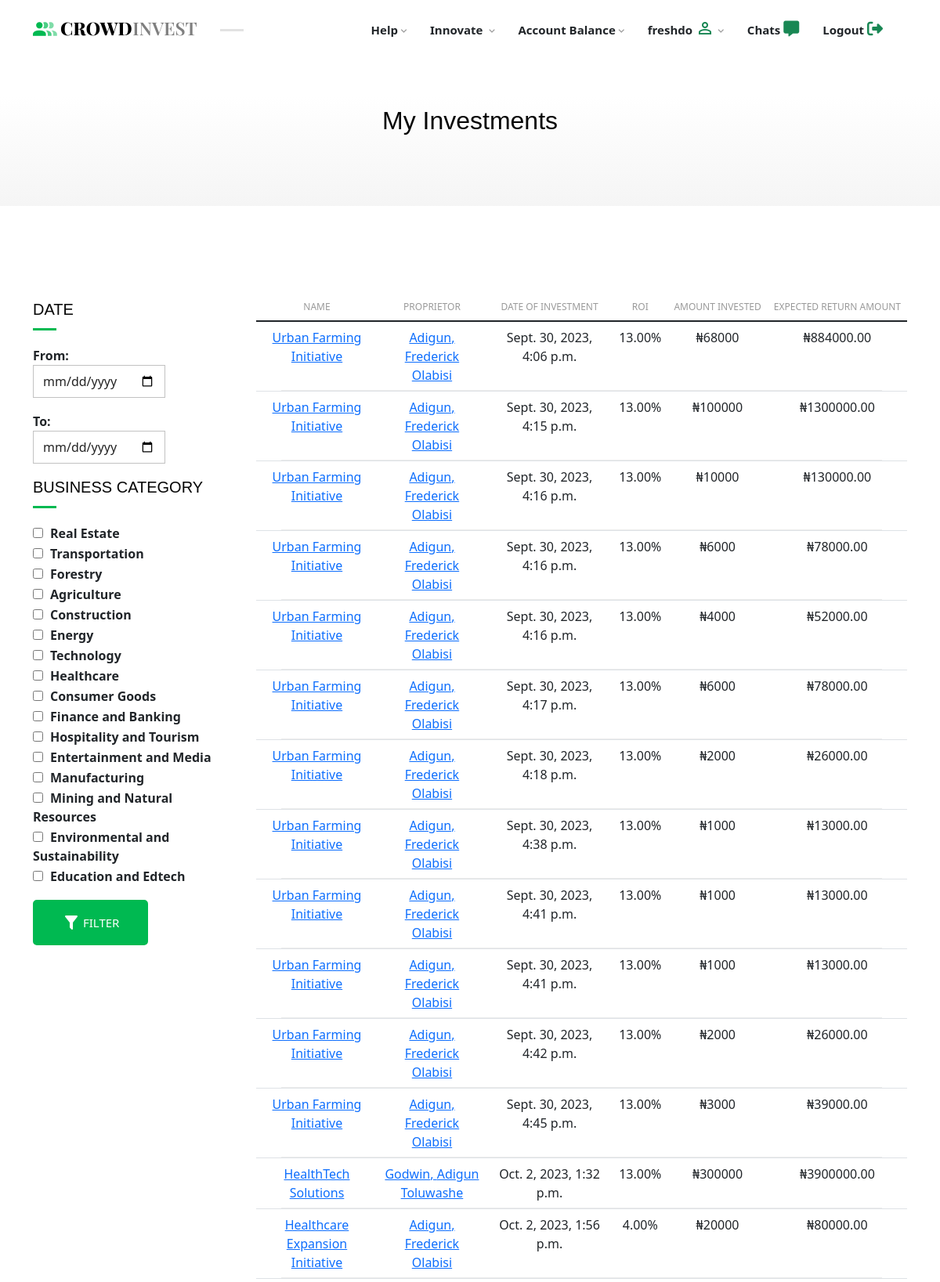
Screenshot of /my-investments/ (signed in, upper part) with the database file from the repository.
### accounts/models.py (models this page shows, shortened)
class BaseUser(AbstractBaseUser, PermissionsMixin):
    last_name =                     models.CharField(max_length=256, null=True, blank=True)
    first_name =                    models.CharField(max_length=256, null=True, blank=True)
    middle_name =                   models.CharField(max_length=256, null=True, blank=True)
    username =                      models.CharField(max_length=256, unique=True, blank=True)
    date_of_birth =                 models.DateField(null=True, blank=True)
    email =                         models.EmailField(max_length=128, unique=True, blank=True)
    job_title =                     models.CharField(max_length=100, null=True, blank=True)
    bio =                           models.CharField(max_length=100, null=True, blank=True)
    about_me =                      models.TextField(null=True, blank=True, max_length=2000)
    pfp =                           models.ImageField(upload_to=upload_location_pfp, blank=True, null=True, default='pfps/default_profile_image.jpg')
    nin =                           models.CharField(null=True, blank=True, max_length=254)
    city =                          models.CharField(max_length=128, blank=True, null=True)
    state =                         models.CharField(max_length=128, blank=True, null=True)
    country =                       CountryField(max_length=255, null=True, blank=True)
    address =                       models.CharField(max_length=128, blank=True, null=True)
    phone_num =                     PhoneNumberField(null=True, blank=True, verbose_name="Phone Number", unique=True)
    zipcode =                       models.CharField(null=True, blank=True, max_length=255)
    date_joined =                   models.DateTimeField(auto_now_add=True)
    last_login =                    models.DateTimeField(auto_now=True)
    updated_at =                    models.DateTimeField(auto_now=True)
    facebook =                      models.URLField(default='https://facebook.com/')
    twitter =                       models.URLField(default='https://twitter.com/')
    instagram =                     models.URLField(default='https://instagram.com/')
    linkedin =                      models.URLField(default='https://linkedin.com/')
    website =                       models.URLField(default='https://company.com/', null=True, blank=True)
    is_admin =                      models.BooleanField(default=False)
    is_staff =                      models.BooleanField(default=False)
    is_active =                     models.BooleanField(default=True)
    is_superuser =                  models.BooleanField(default=False)
    is_verified =                   models.BooleanField(default=False)
    signup_confirmation =           models.BooleanField(default=False)
    signup_with_google =            models.BooleanField(default=False)
    is_moderator = models.BooleanField(default=False)
    is_innovator = models.BooleanField(default=False)
    USERNAME_FIELD = "email"
    REQUIRED_FIELDS = ['username', ]
    objects = BaseUserMgr()

class Innovator(models.Model):
    user =                          models.ForeignKey(BaseUser, on_delete=models.CASCADE, null=True, blank=True)
    innovations_count =             models.IntegerField(default=0, null=True, blank=True)
    upvotes_received =              models.IntegerField(default=0, null=True, blank=True)
    downvotes_received =            models.IntegerField(default=0, null=True, blank=True)
    reputation_score =              models.IntegerField(default=0)
    is_investor =                   models.BooleanField(default=False)
    account_balance = models.IntegerField(null=True)
    USERNAME_FIELD = "email"
    REQUIRED_FIELDS = ['username', ]

### core/models.py (models this page shows, shortened)
class Make_Investment(models.Model):
    send_to = models.ForeignKey(account_models.Innovator, null=False, blank=False, on_delete=models.CASCADE, related_name='receiver')
    send_from = models.ForeignKey(account_models.Innovator, on_delete=models.CASCADE, blank=False, null=False, related_name='send_from')
    sender = models.ForeignKey(account_models.Innovator, on_delete=models.CASCADE, null=False, blank=False, related_name='investor')
    amount = models.IntegerField()
    investment = models.ForeignKey(Project, on_delete=models.CASCADE, null=False, blank=False, related_name='the_investment')
    expected_return = models.DecimalField(max_digits=255, decimal_places=2, blank=False, null=True)
    date_sent = models.DateTimeField(auto_now_add=True, null=True)
    reference_code = models.UUIDField(default=uuid.uuid4, null=True)

class Project(models.Model):
    innovator = models.ForeignKey(account_models.Innovator, on_delete=models.CASCADE)
    status = models.CharField(max_length=255, null=True, blank=True, default='YET TO BE REVIEWED')
    name = models.CharField(max_length=255, null=False, blank=False, unique=True)
    motto = models.CharField(max_length=255, null=False, blank=False)
    description = models.TextField(null=True, blank=True, max_length=10000)
    target = models.DecimalField(max_digits=255, decimal_places=2, null=False, blank=False)
    fund_raised = models.DecimalField(max_digits=255, decimal_places=2, null=True, blank=True, )
    amount_left = models.DecimalField(max_digits=255, decimal_places=2, null=True, blank=True, )
    expected_return = ExpectedReturnField(blank=False, null=False)
    term_months = models.IntegerField(null=False, blank=False)
    country = CountryField(max_length=255, null=True, blank=True)
    date_created = models.DateTimeField(auto_now_add=True, null=True)
    investment_deadline = models.DateField()
    completed = models.BooleanField(default=False)
    innovator_user_agreement = models.BooleanField(default=False, null=True, blank=True)
    certified_by = models.ForeignKey(account_models.Moderator, on_delete=models.CASCADE, null=True, blank=True)
    image_1 = models.ImageField(upload_to=upload_project_gallery, blank=False, null=False)
    image_2 = models.ImageField(upload_to=upload_project_gallery, blank=False, null=False)
    image_3 = models.ImageField(upload_to=upload_project_gallery, blank=False, null=False)
    video = models.FileField(upload_to=upload_project_gallery,null=True, validators=[FileExtensionValidator(allowed_extensions=['MOV','avi','mp4','webm','mkv'])])
    business_type = models.CharField(max_length=255)
    approved_by = models.ForeignKey(account_models.Moderator, on_delete=models.SET_NULL, null=True, related_name='approved_name', blank=True)

### core/views.py (the view)
# urls.py: path('my-investments/', views.my_investments, name="my-investments"),
@login_required
def my_investments(request):
    context = {}
    context['category_form'] = MyInvestmentForm()
    if request.method == 'POST' and 'filter_investments' in request.POST:
        print('WHY, MAN!!!')
        investment_date_from = request.POST.get('investment_date_from')
        investment_date_to = request.POST.get('investment_date_to')
        investment_categories = request.POST.getlist('business_type')
        context['investment_date_from'] = investment_date_from
        context['investment_date_to'] = investment_date_to
        context['investment_categories'] = investment_categories
        if investment_date_from and not investment_date_to and not investment_categories:
            my_investments = Make_Investment.objects.filter(sender__user__pk=request.user.pk, date_sent__gte=investment_date_from)
            context['my_investments'] = my_investments
        elif investment_date_from and investment_date_to and not investment_categories:
            my_investments = Make_Investment.objects.filter(sender__user__pk=request.user.pk, date_sent__date__range=(investment_date_from, investment_date_to))
            context['my_investments'] = my_investments
        elif investment_date_from and not investment_date_to and investment_categories:
            my_investments = Make_Investment.objects.filter(sender__user__pk=request.user.pk, date_sent__gte=investment_date_from, investment__business_type__icontains=investment_categories[0])
            context['my_investments'] = my_investments
        elif investment_date_from and investment_date_to and investment_categories:
            my_investments = Make_Investment.objects.filter(sender__user__pk=request.user.pk, date_sent__date__range=(investment_date_from, investment_date_to), investment__business_type__icontains=investment_categories[0])
            context['my_investments'] = my_investments
        elif not investment_date_from and not investment_date_to and investment_categories:
            my_investments = Make_Investment.objects.filter(sender__user__pk=request.user.pk, investment__business_type__icontains=investment_categories[0])
            context['my_investments'] = my_investments
        context['category_form'] = MyInvestmentForm({'business_type': request.POST.get('business_type')})
    else:
        my_investments = Make_Investment.objects.filter(sender__user__pk=request.user.pk)
        context['my_investments'] = my_investments
    return render(request, 'core/my-investments.html', context)

### core/templates/core/my-investments.html (shortened to what this page needs)
{% extends 'base.html' %}
{% load static %}
{% load business_type_filter %}
{% block content %}
<link href="https://cdn.jsdelivr.net/npm/bootstrap@5.1.3/dist/css/bootstrap.min.css" rel="stylesheet">
	<header id="featured" class="site-featured">
		<div id="featured-media" class="featured-media">
			<div class="featured-text">
				<div class="container">
					<h2 class="entry-title">My Investments</h2>
				</div>
			</div>
		</div>
	</header>
	<div id="content" class="site-content">
		<main class="site-section section-main">
			<div class="container">
				<div class="row">
					<div id="sidebar" class="col-12 col-md-4 col-lg-3 content-filters">
						<form action="{% url 'my-investments' %}" method="post">
							<h5 class="widget-title">Date</h5>
							<div class="content-filter-date content-filter-interval">
								<label for="date-from">
									<span>From:</span>
									<input type="date" id="date-from" name="investment_date_from" value="{{ investment_date_from }}">
								</label>
								<label for="date-to">
									<span>To:</span>
									<input type="date" id="date-to" name="investment_date_to" value="{{ investment_date_to }}">
								</label>
							</div>
							<h5 class="widget-title">Business Category</h5>
							<div class="content-filter-type">
                                {{ category_form.business_type }}
							</div>
                            <button type="submit" class="mt-3 button button-primary button-default" name="filter_investments"><em class="mdi mdi-filter"></em>Filter</button>
						</form>
					</div>
					<div class="col-12 col-md-8 col-lg-9 table-responsive">
						<table class="text-center table">
							<thead>
								<tr>
									<th><span class="d-none d-xl-inline">Name</span></th>
									<th><span class="d-none d-lg-inline">Proprietor</span></th>
									<th><span class="d-none d-lg-inline">Date of Investment</span></th>
									<th><span class="d-none d-xl-inline">ROI</span></th>
									<th>Amount Invested</th>
									<th><span class="d-none d-xl-inline">Expected Return Amount</th>
								</tr>
							</thead>
							<tbody>
                                {% for investment in my_investments %}
								<tr>
									<td>
                                        <a href="{% url 'project_details' investment.investment.pk %}">
                                            {{ investment.investment.name }}
                                        </a>
                                    </td>
                                    {% if investment.send_to.user.middle_name %}
									<td>
                                        <a href="{% url 'accounts:profile_with_arg' investment.sender.pk %}">
                                            {{ investment.send_to.user.last_name }}, {{ investment.send_to.user.first_name }} {{ investment.send_to.user.middle_name }}
                                        </a>
                                    </td>
                                    {% else %}
                                    <td>
                                        <a href="{% url 'accounts:profile_with_arg' investment.sender.pk %}">
                                            {{ investment.send_to.user.first_name }} {{ investment.send_to.user.last_name }}
                                        </a>
                                    </td>
                                    {% endif %}
                                    <td>{{ investment.date_sent }}</td>
									<td>{{ investment.investment.expected_return }}%</td>
									<td>₦{{ investment.amount }}</td>
									<td>₦{{ investment.expected_return }}</td>
								</tr>
                                {% endfor %}
							</tbody>
						</table>
					</div>
				</div>
			</div>
		</main>
	</div>
{% endblock content %}

### templates/base.html (shortened to what this page needs)
{% load static %}
<!doctype html>
<html lang="en" class="">
<head>
    <link rel="stylesheet" href="https://cdnjs.cloudflare.com/ajax/libs/font-awesome/6.4.0/css/all.min.css">
	<link rel="stylesheet" href="{% static 'css/materialdesignicons.css' %}">
	<link rel="stylesheet" href="{% static 'css/bootstrap-grid.css' %}">
	<link rel="stylesheet" href="{% static 'css/fancybox.css' %}">
	<link rel="stylesheet" href="{% static 'css/style.css' %}">
    <link href="https://cdn.jsdelivr.net/npm/bootstrap@5.1.3/dist/css/bootstrap.min.css" rel="stylesheet">
</head>
<body class="home navbar-sticky">
	<header id="top-header" class="site-header">
		<div class="container">
			<div class="site-identity p-0">
				<a href="{% url 'home' %}" class="site-title"><img src="{% static 'images/logo.png' %}" class="custom-logo" width="209" height="18" alt="Summit"></a>
			</div>
			<nav class="main-navigation">
				<ul id="menu-main" class="menu px-3">
                    <li class="menu-item-has-children" style="display: inline;">
						<a href="{% url 'contact_us' %}" style="font-weight: 600;">Help<em class="mdi mdi-chevron-down"></em></a>
					</li>
                    <li class="menu-item-has-children" style="display: inline;">
						<a href="{% url 'innovations_list' %}"  style="font-weight: 600;">
                            {% if request.user.is_innovator %}
                            Innovate
                            {% else %}
                            Innovations
                            {% endif %}
                            <em class="mdi mdi-chevron-down"></em></a>
					</li>
                    {% if request.user.is_innovator %}
					<li class="menu-item-has-children" style="cursor: pointer;display: inline;">
						<a href=""  style="font-weight: 600;">Account Balance<em class="mdi mdi-chevron-down"></em></a>
					</li>
                    {%  endif %}
					<li class="menu-item-has-children" style="display: inline;">
						<a href="{% url 'accounts:profile' %}">
                            <span class="account-details">
                                <span class="account-name" style="font-weight: 600;">
                                    {% if request.user.is_authenticated %}
                                    {{ request.user.username }}
                                    {% else %}
                                    Guest
                                    {% endif %}
                                </span>
                            </span>
                            <em class="mdi mdi-account-outline text-success" style="font-size: 24px;margin-right: 10px;"></em>
                            <em class="mdi mdi-chevron-down"></em>
                        </a>
					</li>
                    {% if request.user.is_authenticated %}
                    <li style="display: inline;">
                        <a href="{% url 'chat:chat' %}">
                            <span style="font-weight: 600;">
                                Chats
                            </span>
                            <i class="fa-solid fa-message text-success" style="font-size: 20px;"></i>
                        </a>
                    </li>
                    <li class="account-logout" style="display: inline;">
                        <a href="{% url 'accounts:sign_out' %}"  style="font-weight: 600;">
                            Logout
                            <i style="font-size: 20px;" class="fa-solid fa-right-from-bracket text-success"></i>
                        </a>
                    </li>
                    {% endif %}
				</ul>
			</nav>
		</div>
	</header>
    <main class="site-section section-main dottedd-pattern dotted-pattern-top-lefdt">
        {% block content %}
        {% endblock %}
    </main>
</body>
</html>

### rows the page displays
BaseUser: user.username "freshdo"
Make_Investment: investment.name "Urban Farming Initiative", send_to.user.last_name "Adigun", send_to.user.first_name "Frederick", send_to.user.middle_name "Olabisi", date_sent "Sept. 30, 2023, 4:06 p.m.", investment.expected_return "13.00", amount "68000", expected_return "884000.00"
Make_Investment: investment.name "Urban Farming Initiative", send_to.user.last_name "Adigun", send_to.user.first_name "Frederick", send_to.user.middle_name "Olabisi", date_sent "Sept. 30, 2023, 4:15 p.m.", investment.expected_return "13.00", amount "100000", expected_return "1300000.00"
Make_Investment: investment.name "Urban Farming Initiative", send_to.user.last_name "Adigun", send_to.user.first_name "Frederick", send_to.user.middle_name "Olabisi", date_sent "Sept. 30, 2023, 4:16 p.m.", investment.expected_return "13.00", amount "10000", expected_return "130000.00"
Make_Investment: investment.name "Urban Farming Initiative", send_to.user.last_name "Adigun", send_to.user.first_name "Frederick", send_to.user.middle_name "Olabisi", date_sent "Sept. 30, 2023, 4:16 p.m.", investment.expected_return "13.00", amount "6000", expected_return "78000.00"
Make_Investment: investment.name "Urban Farming Initiative", send_to.user.last_name "Adigun", send_to.user.first_name "Frederick", send_to.user.middle_name "Olabisi", date_sent "Sept. 30, 2023, 4:16 p.m.", investment.expected_return "13.00", amount "4000", expected_return "52000.00"
Make_Investment: investment.name "Urban Farming Initiative", send_to.user.last_name "Adigun", send_to.user.first_name "Frederick", send_to.user.middle_name "Olabisi", date_sent "Sept. 30, 2023, 4:17 p.m.", investment.expected_return "13.00", amount "6000", expected_return "78000.00"
Make_Investment: investment.name "Urban Farming Initiative", send_to.user.last_name "Adigun", send_to.user.first_name "Frederick", send_to.user.middle_name "Olabisi", date_sent "Sept. 30, 2023, 4:18 p.m.", investment.expected_return "13.00", amount "2000", expected_return "26000.00"
Make_Investment: investment.name "Urban Farming Initiative", send_to.user.last_name "Adigun", send_to.user.first_name "Frederick", send_to.user.middle_name "Olabisi", date_sent "Sept. 30, 2023, 4:38 p.m.", investment.expected_return "13.00", amount "1000", expected_return "13000.00"
Make_Investment: investment.name "Urban Farming Initiative", send_to.user.last_name "Adigun", send_to.user.first_name "Frederick", send_to.user.middle_name "Olabisi", date_sent "Sept. 30, 2023, 4:41 p.m.", investment.expected_return "13.00", amount "1000", expected_return "13000.00"
Make_Investment: investment.name "Urban Farming Initiative", send_to.user.last_name "Adigun", send_to.user.first_name "Frederick", send_to.user.middle_name "Olabisi", date_sent "Sept. 30, 2023, 4:41 p.m.", investment.expected_return "13.00", amount "1000", expected_return "13000.00"
Make_Investment: investment.name "Urban Farming Initiative", send_to.user.last_name "Adigun", send_to.user.first_name "Frederick", send_to.user.middle_name "Olabisi", date_sent "Sept. 30, 2023, 4:42 p.m.", investment.expected_return "13.00", amount "2000", expected_return "26000.00"
Make_Investment: investment.name "Urban Farming Initiative", send_to.user.last_name "Adigun", send_to.user.first_name "Frederick", send_to.user.middle_name "Olabisi", date_sent "Sept. 30, 2023, 4:45 p.m.", investment.expected_return "13.00", amount "3000", expected_return "39000.00"
Make_Investment: investment.name "HealthTech Solutions", send_to.user.last_name "Godwin", send_to.user.first_name "Adigun", send_to.user.middle_name "Toluwashe", date_sent "Oct. 2, 2023, 1:32 p.m.", investment.expected_return "13.00", amount "300000", expected_return "3900000.00"
Make_Investment: investment.name "Healthcare Expansion Initiative", send_to.user.last_name "Adigun", send_to.user.first_name "Frederick", send_to.user.middle_name "Olabisi", date_sent "Oct. 2, 2023, 1:56 p.m.", investment.expected_return "4.00", amount "20000", expected_return "80000.00"
